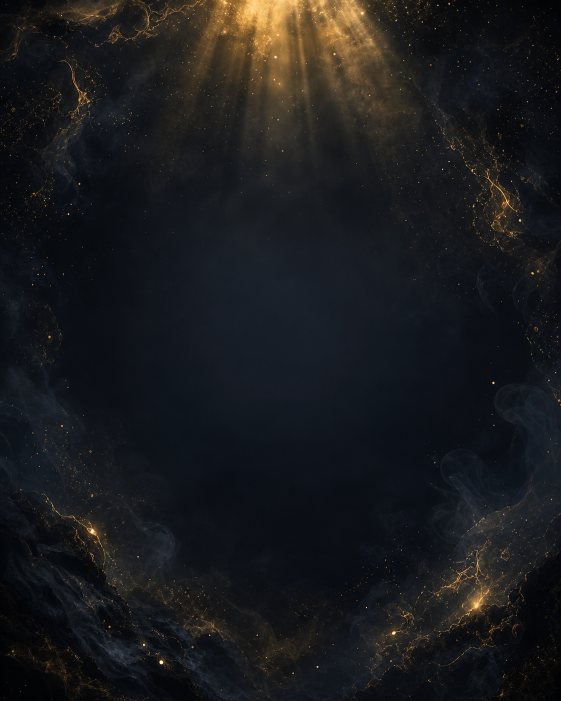
#> input picture carousel/bg/bg1.png, 1122 x 1402 px (shown at 1/2 size)
$ python -i engine.py   (imports and definitions only)
#> lines starting #> are read from the running program, lines starting #| are printed output that depends on the picture
# -*- coding: utf-8 -*-
"""
Движок каруселей — СТАНДАРТ v2.

Правила стандарта (не менять без явного запроса):
  1. Формат 1080x1350 (4:5).
  2. Вверху слева — ТОЛЬКО номер слайда («01»), без тегов и подписей.
  3. Внизу НЕТ никаких подписей («свайпай» и т.п.).
  4. На последнем слайде под основным CTA всегда добавляется
     дополнительный микро-призыв, выбранный СЛУЧАЙНО из ACTION_CTAS
     (подписаться / сохранить / отправить близкому / поставить лайк).
  5. Палитра: чёрно-золотая. Белый = заголовки, золото = ключевая мысль,
     серый = основной текст.
  6. Размер шрифта авто-подгоняется, чтобы текст всегда влезал.

Использование: см. slides_*.py — там только контент + вызов build().
"""
import os
import random
from PIL import Image, ImageDraw, ImageFont, ImageFilter, ImageEnhance

# ------------------------------------------------------------------ константы
W, H = 1080, 1350
MARGIN = 96
SAFE_TOP = 150
SAFE_BOTTOM = 130

ROOT = os.path.dirname(os.path.abspath(__file__))
FDIR = os.path.join(ROOT, "fonts")
BGDIR = os.path.join(ROOT, "bg")

GOLD = (214, 175, 106)
GOLD_BRIGHT = (240, 205, 140)
WHITE = (245, 242, 236)
GREY = (176, 172, 165)

# дополнительные микро-призывы для последнего слайда (выбор случайный)
ACTION_CTAS = [
    "Подпишись, чтобы не потерять.",
    "Сохрани этот пост, чтобы вернуться.",
    "Отправь близкому человеку,\nкоторому это откликнется.",
    "Поставь лайк, если узнал свой Род.",
]


def font(name, size):
    return ImageFont.truetype(os.path.join(FDIR, name), size)


def F_BOLD(s):
    return font("Roboto-Bold.ttf", s)


# --------------------------------------------------------------------- стили
# style: (шрифт, размер, цвет, интерлиньяж, отступ снизу, капс)
STYLES = {
    "h1":     ("Roboto-Black.ttf",   74, WHITE,       1.14, 34, True),
    "h2":     ("Roboto-Bold.ttf",    58, WHITE,       1.18, 30, False),
    "gold":   ("Roboto-Bold.ttf",    50, GOLD_BRIGHT, 1.24, 28, False),
    "body":   ("Roboto-Regular.ttf", 40, GREY,        1.36, 26, False),
    "bodyw":  ("Roboto-Medium.ttf",  42, WHITE,       1.32, 26, False),
    "small":  ("Roboto-Regular.ttf", 32, GREY,        1.36, 20, False),
    "cta":    ("Roboto-Black.ttf",   64, WHITE,       1.16, 30, True),
    "zero":   ("Roboto-Black.ttf",  150, GOLD_BRIGHT, 1.05, 22, False),
    "action": ("Roboto-Medium.ttf",  36, GOLD,        1.30, 20, False),
    "rule":   (None,                  0, GOLD,        1.0,  34, False),
}


# ---------------------------------------------------------------------- фон
def make_bg(path, darken=0.55, blur=2, veil=90):
#> called with path = 'bg/bg1.png', darken = 0.55, blur = 2, veil = 90
    im = Image.open(path).convert("RGB")
#> im is the input picture: PIL image 1122x1402 RGB; mean R, G, B 25.9, 26.6, 28.5
    r = max(W / im.width, H / im.height)
#> r = 0.963
    im = im.resize((int(im.width * r + 1), int(im.height * r + 1)), Image.LANCZOS)
#> im: PIL image 1081x1351 RGB
    x, y = (im.width - W) // 2, (im.height - H) // 2
#> x = 0; y = 0
    im = im.crop((x, y, x + W, y + H))
#> im: PIL image 1080x1350 RGB
    if blur:
        im = im.filter(ImageFilter.GaussianBlur(blur))
    im = ImageEnhance.Brightness(im).enhance(darken)
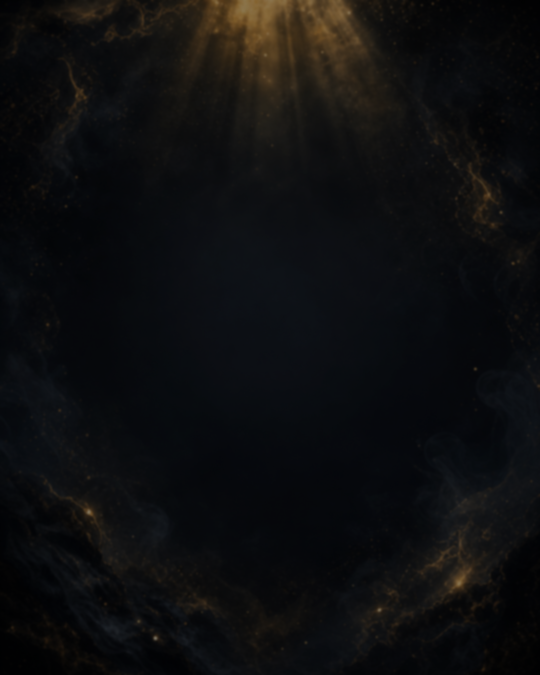
#> im: PIL image 1080x1350 RGB (shown at 1/2 size); mean R, G, B 13.8, 14.2, 15.2
    mask = Image.new("L", (W, H), veil)
#> mask: PIL image 1080x1350 L; every value is 90
    im = Image.composite(Image.new("RGB", (W, H), (6, 8, 14)), im, mask)
    return im


# --------------------------------------------------------------------- текст
# [109 lines left out: functions wrap, glow_text, layout, render_slide, build, not called in this run]

>>> result = make_bg('bg/bg1.png')

$ run again, on carousel/bg/bg2.png
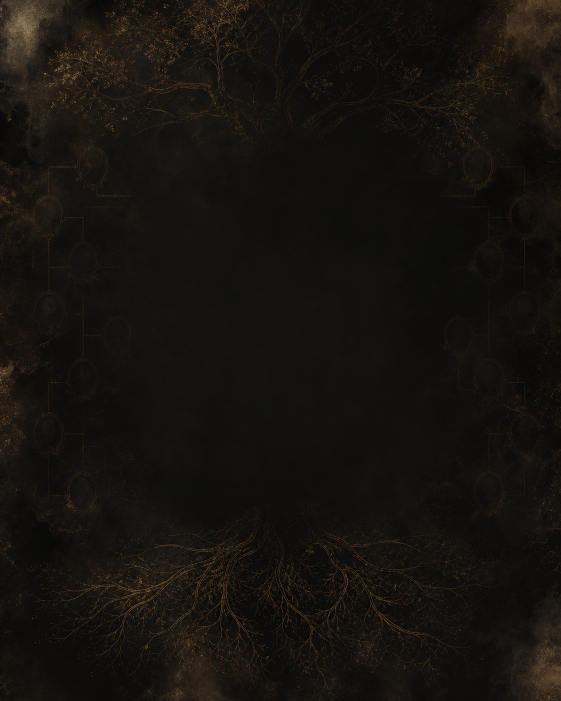
#> input picture carousel/bg/bg2.png, 1122 x 1402 px (shown at 1/2 size)
#> in make_bg, im is the input picture: PIL image 1122x1402 RGB; mean R, G, B 21.6, 18.5, 14.7
#> in make_bg, `im = ImageEnhance.Brightness(im).enhance(darken)`:
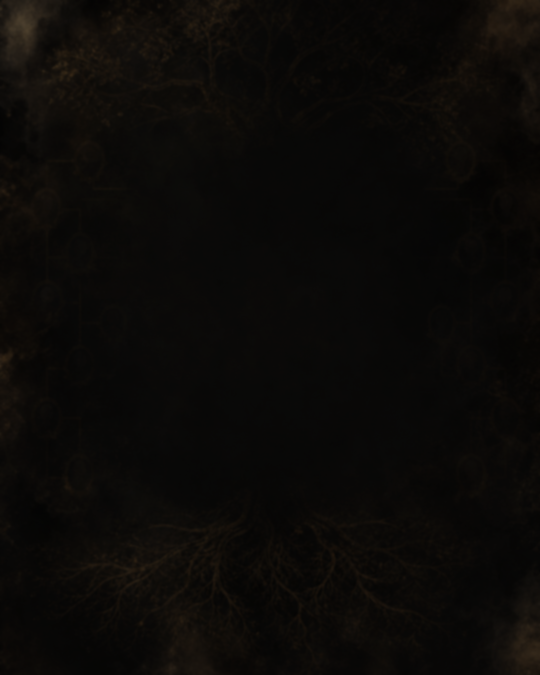
#> im: PIL image 1080x1350 RGB (shown at 1/2 size); mean R, G, B 11.4, 9.7, 7.6
#> mask: PIL image 1080x1350 L; every value is 90
